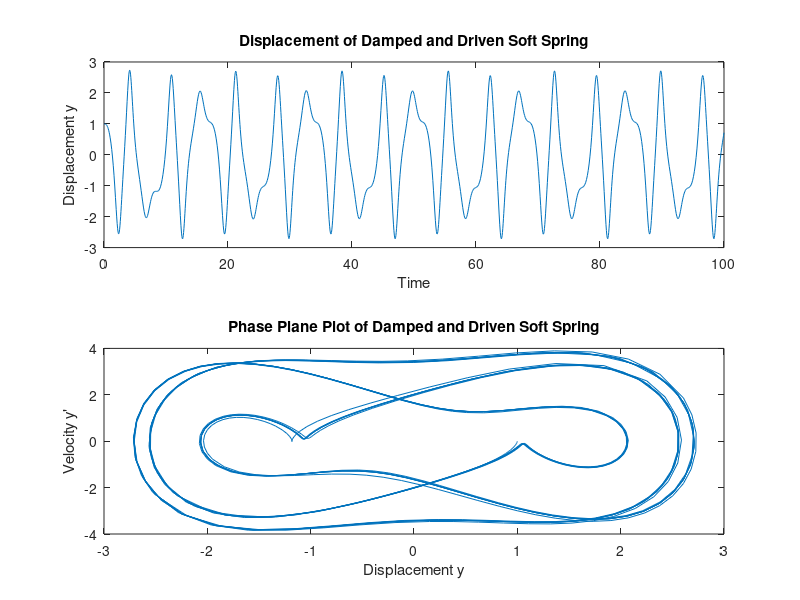

MATLAB code for this plot:
% Parameters
m = 1;
k1 = -1;
b = 0.2;
k3 = 1;

% Time span for the simulation
tspan = [0, 100];

% Initial conditions
Y0 = [1; 0]; % y(0) = 0, y'(0) = 1

% Define the ODE function for the damped, driven soft spring
odefun_soft_spring = @(t, Y) [Y(2); -k1/m * Y(1) - k3/m * Y(1)^3 - b/m * Y(2) - 3 * sin(1.1* t)];

% Solve using ode45
[t, Y] = ode45(odefun_soft_spring, tspan, Y0);

% Plot displacement vs. time
figure;
subplot(2, 1, 1);
plot(t, Y(:, 1));
title('Displacement of Damped and Driven Soft Spring');
xlabel('Time');
ylabel('Displacement y');

% Plot phase plane (displacement vs. velocity)
subplot(2, 1, 2);
plot(Y(:, 1), Y(:, 2));
title('Phase Plane Plot of Damped and Driven Soft Spring');
xlabel('Displacement y');
ylabel('Velocity y''');